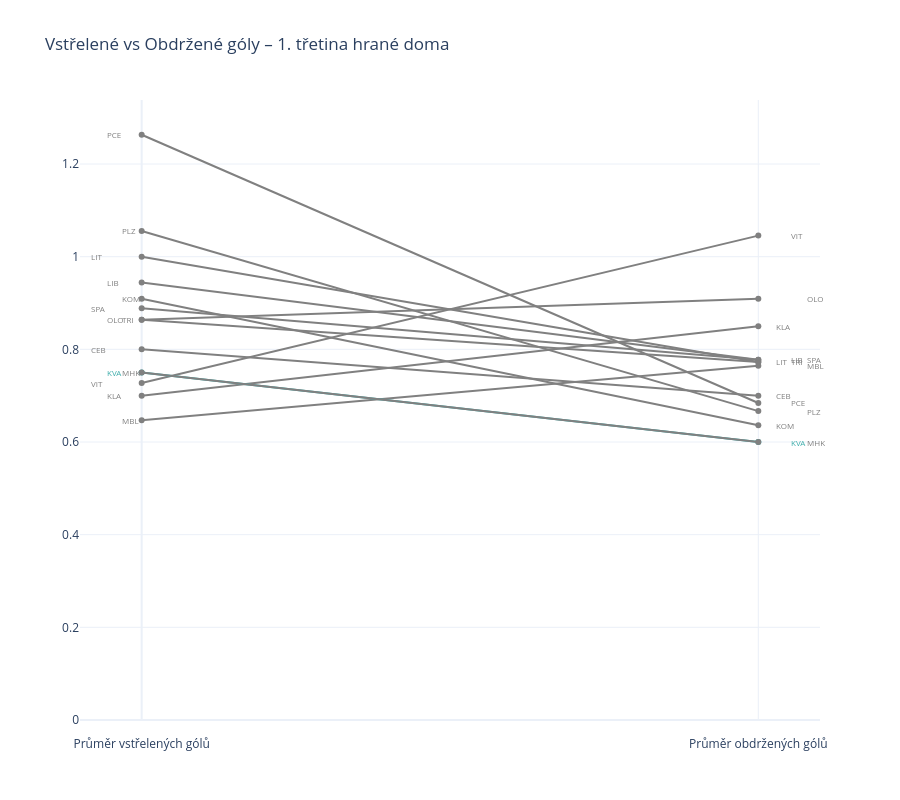

Notebook code for this chart:
### Code cell
for period, field in product(
        team_period_field["period"].unique(),
        team_period_field["field"].unique()
    ):
    df_period = team_period_field.loc[lambda x: x["period"] == period].loc[lambda x: x["field"] == field]

    offset_r = define_offset(df_period, "gaa", "team")
    offset_l = define_offset(df_period, "gfa", "team")
    period_label = "konečný výsledek" if period == "F" else f"{period}. třetina"
    field_label = "venku" if field == "V" else "doma"
    
    fig = go.Figure()
    
    for team in offset_r.keys():
        team_data = df_period[df_period["team"] == team]
        color = "rgb(59,172,170)" if team == "KVA" else "gray"
        
        fig.add_trace(go.Scatter(
            x=[0, 1], 
            y=[team_data["gfa"].values[0], team_data["gaa"].values[0]],
            mode="lines+markers",
            name=team,
            line=dict(color=color, width=2, )
        ))
        
        fig.add_annotation(
            x=1.05+offset_r[team],  
            y=team_data["gaa"].values[0],
            text=team,
            showarrow=False,
            xanchor="left",
            font=dict(color=color, size=8)
        )

        fig.add_annotation(
            x=-0.06+offset_l[team],  
            y=team_data["gfa"].values[0],
            text=team,
            showarrow=False,
            xanchor="left",
            font=dict(color=color, size=8)
        )
    
    fig.update_layout(
        title=f"Vstřelené vs Obdržené góly – {period_label} hrané {field_label}",
        xaxis=dict(
            tickvals=[0, 1],
            ticktext=["Průměr vstřelených gólů", "Průměr obdržených gólů"],
            range=[-0.1, 1.1],
            ticklabelposition="outside",
            ticklabelstandoff=15 
        ),
        yaxis=dict(
            rangemode="tozero", #dtick=0.1,
                  ),
        height=800,
        showlegend=False
    )
    
    fig.show()

### Figure 1 — Plotly figure (JSON) as saved in the notebook; plotly's stock layout.template omitted (floating-point values rounded to 4 significant figures)
{"data": [{"line": {"color": "gray", "width": 2}, "mode": "lines+markers", "name": "VIT", "type": "scatter", "x": [0, 1], "y": [0.7273, 1.045]}, {"line": {"color": "gray", "width": 2}, "mode": "lines+markers", "name": "OLO", "type": "scatter", "x": [0, 1], "y": [0.8636, 0.9091]}, {"line": {"color": "gray", "width": 2}, "mode": "lines+markers", "name": "KLA", "type": "scatter", "x": [0, 1], "y": [0.7, 0.85]}, {"line": {"color": "gray", "width": 2}, "mode": "lines+markers", "name": "LIB", "type": "scatter", "x": [0, 1], "y": [0.9444, 0.7778]}, {"line": {"color": "gray", "width": 2}, "mode": "lines+markers", "name": "SPA", "type": "scatter", "x": [0, 1], "y": [0.8889, 0.7778]}, {"line": {"color": "gray", "width": 2}, "mode": "lines+markers", "name": "LIT", "type": "scatter", "x": [0, 1], "y": [1, 0.7727]}, {"line": {"color": "gray", "width": 2}, "mode": "lines+markers", "name": "TRI", "type": "scatter", "x": [0, 1], "y": [0.8636, 0.7727]}, {"line": {"color": "gray", "width": 2}, "mode": "lines+markers", "name": "MBL", "type": "scatter", "x": [0, 1], "y": [0.6471, 0.7647]}, {"line": {"color": "gray", "width": 2}, "mode": "lines+markers", "name": "CEB", "type": "scatter", "x": [0, 1], "y": [0.8, 0.7]}, {"line": {"color": "gray", "width": 2}, "mode": "lines+markers", "name": "PCE", "type": "scatter", "x": [0, 1], "y": [1.263, 0.6842]}, {"line": {"color": "gray", "width": 2}, "mode": "lines+markers", "name": "PLZ", "type": "scatter", "x": [0, 1], "y": [1.056, 0.6667]}, {"line": {"color": "gray", "width": 2}, "mode": "lines+markers", "name": "KOM", "type": "scatter", "x": [0, 1], "y": [0.9091, 0.6364]}, {"line": {"color": "rgb(59,172,170)", "width": 2}, "mode": "lines+markers", "name": "KVA", "type": "scatter", "x": [0, 1], "y": [0.75, 0.6]}, {"line": {"color": "gray", "width": 2}, "mode": "lines+markers", "name": "MHK", "type": "scatter", "x": [0, 1], "y": [0.75, 0.6]}], "layout": {"annotations": [{"font": {"color": "gray", "size": 8}, "showarrow": false, "text": "VIT", "x": 1.05, "xanchor": "left", "y": 1.045}, {"font": {"color": "gray", "size": 8}, "showarrow": false, "text": "VIT", "x": -0.085, "xanchor": "left", "y": 0.7273}, {"font": {"color": "gray", "size": 8}, "showarrow": false, "text": "OLO", "x": 1.075, "xanchor": "left", "y": 0.9091}, {"font": {"color": "gray", "size": 8}, "showarrow": false, "text": "OLO", "x": -0.06, "xanchor": "left", "y": 0.8636}, {"font": {"color": "gray", "size": 8}, "showarrow": false, "text": "KLA", "x": 1.025, "xanchor": "left", "y": 0.85}, {"font": {"color": "gray", "size": 8}, "showarrow": false, "text": "KLA", "x": -0.06, "xanchor": "left", "y": 0.7}, {"font": {"color": "gray", "size": 8}, "showarrow": false, "text": "LIB", "x": 1.05, "xanchor": "left", "y": 0.7778}, {"font": {"color": "gray", "size": 8}, "showarrow": false, "text": "LIB", "x": -0.06, "xanchor": "left", "y": 0.9444}, {"font": {"color": "gray", "size": 8}, "showarrow": false, "text": "SPA", "x": 1.075, "xanchor": "left", "y": 0.7778}, {"font": {"color": "gray", "size": 8}, "showarrow": false, "text": "SPA", "x": -0.085, "xanchor": "left", "y": 0.8889}, {"font": {"color": "gray", "size": 8}, "showarrow": false, "text": "LIT", "x": 1.025, "xanchor": "left", "y": 0.7727}, {"font": {"color": "gray", "size": 8}, "showarrow": false, "text": "LIT", "x": -0.085, "xanchor": "left", "y": 1}, {"font": {"color": "gray", "size": 8}, "showarrow": false, "text": "TRI", "x": 1.05, "xanchor": "left", "y": 0.7727}, {"font": {"color": "gray", "size": 8}, "showarrow": false, "text": "TRI", "x": -0.035, "xanchor": "left", "y": 0.8636}, {"font": {"color": "gray", "size": 8}, "showarrow": false, "text": "MBL", "x": 1.075, "xanchor": "left", "y": 0.7647}, {"font": {"color": "gray", "size": 8}, "showarrow": false, "text": "MBL", "x": -0.035, "xanchor": "left", "y": 0.6471}, {"font": {"color": "gray", "size": 8}, "showarrow": false, "text": "CEB", "x": 1.025, "xanchor": "left", "y": 0.7}, {"font": {"color": "gray", "size": 8}, "showarrow": false, "text": "CEB", "x": -0.085, "xanchor": "left", "y": 0.8}, {"font": {"color": "gray", "size": 8}, "showarrow": false, "text": "PCE", "x": 1.05, "xanchor": "left", "y": 0.6842}, {"font": {"color": "gray", "size": 8}, "showarrow": false, "text": "PCE", "x": -0.06, "xanchor": "left", "y": 1.263}, {"font": {"color": "gray", "size": 8}, "showarrow": false, "text": "PLZ", "x": 1.075, "xanchor": "left", "y": 0.6667}, {"font": {"color": "gray", "size": 8}, "showarrow": false, "text": "PLZ", "x": -0.035, "xanchor": "left", "y": 1.056}, {"font": {"color": "gray", "size": 8}, "showarrow": false, "text": "KOM", "x": 1.025, "xanchor": "left", "y": 0.6364}, {"font": {"color": "gray", "size": 8}, "showarrow": false, "text": "KOM", "x": -0.035, "xanchor": "left", "y": 0.9091}, {"font": {"color": "rgb(59,172,170)", "size": 8}, "showarrow": false, "text": "KVA", "x": 1.05, "xanchor": "left", "y": 0.6}, {"font": {"color": "rgb(59,172,170)", "size": 8}, "showarrow": false, "text": "KVA", "x": -0.06, "xanchor": "left", "y": 0.75}, {"font": {"color": "gray", "size": 8}, "showarrow": false, "text": "MHK", "x": 1.075, "xanchor": "left", "y": 0.6}, {"font": {"color": "gray", "size": 8}, "showarrow": false, "text": "MHK", "x": -0.035, "xanchor": "left", "y": 0.75}], "height": 800, "showlegend": false, "title": {"text": "Vstřelené vs Obdržené góly – 1. třetina hrané doma"}, "xaxis": {"range": [-0.1, 1.1], "ticklabelposition": "outside", "ticklabelstandoff": 15, "ticktext": ["Průměr vstřelených gólů", "Průměr obdržených gólů"], "tickvals": [0, 1]}, "yaxis": {"rangemode": "tozero"}}}
